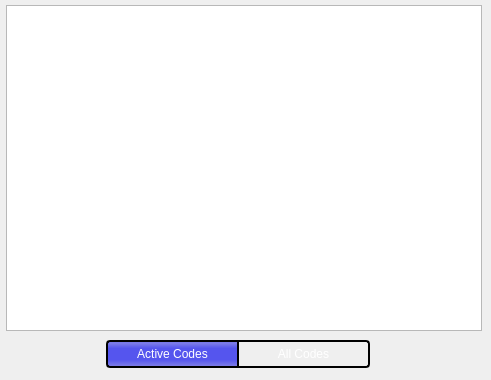
                 <widget class="QWidget" name="page_codes">
                  <widget class="GMCodesTable" name="gmcodestable">
                   <property name="geometry">
                    <rect>
                     <x>6</x>
                     <y>5</y>
                     <width>476</width>
                     <height>326</height>
                    </rect>
                   </property>
                   <property name="selectionMode">
                    <enum>QAbstractItemView::NoSelection</enum>
                   </property>
                   <property name="selectionBehavior">
                    <enum>QAbstractItemView::SelectItems</enum>
                   </property>
                  </widget>
                  <widget class="QWidget" name="codes_display" native="true">
                   <property name="geometry">
                    <rect>
                     <x>100</x>
                     <y>335</y>
                     <width>276</width>
                     <height>36</height>
                    </rect>
                   </property>
                   <property name="styleSheet">
                    <string notr="true">QWidget {
    font: 13pt &quot;bebas kai&quot;;
}</string>
                   </property>
                   <layout class="QHBoxLayout" name="horizontalLayout_31">
                    <property name="spacing">
                     <number>0</number>
                    </property>
                    <property name="leftMargin">
                     <number>6</number>
                    </property>
                    <property name="topMargin">
                     <number>2</number>
                    </property>
                    <property name="rightMargin">
                     <number>6</number>
                    </property>
                    <property name="bottomMargin">
                     <number>2</number>
                    </property>
                    <item>
                     <widget class="QPushButton" name="active_codes">
                      <property name="sizePolicy">
                       <sizepolicy hsizetype="Minimum" vsizetype="Minimum">
                        <horstretch>0</horstretch>
                        <verstretch>0</verstretch>
                       </sizepolicy>
                      </property>
                      <property name="minimumSize">
                       <size>
                        <width>127</width>
                        <height>32</height>
                       </size>
                      </property>
                      <property name="maximumSize">
                       <size>
                        <width>16777215</width>
                        <height>30</height>
                       </size>
                      </property>
                      <property name="focusPolicy">
                       <enum>Qt::NoFocus</enum>
                      </property>
                      <property name="styleSheet">
                       <string notr="true">QPushButton {
    margin-top: 2px;
    margin-bottom: 2px;
    color: white;
    background:  qlineargradient(x1: 0, y1: 0, x2: 0, y2: 1,
                                     stop: 0 #4e4e4e, stop: 1.0 #3a3a3a);
    border-style: solid;
    border-color: black;
    border-top-width: 2px;
    border-bottom-width: 2px;
    border-right-width: 1px;
    border-left-width: 2px;
    min-width: 10ex;
    min-height: 20;
    padding: 2px;
    border-top-left-radius: 4px;
    border-top-right-radius: 0px;
    border-bottom-left-radius: 4px;
    border-bottom-right-radius: 0px;
}

QPushButton:pressed, QPushButton:hover {
    background:  qlineargradient(x1: 0, y1: 0, x2: 0, y2: 1,
                                     stop: 0 #A19E9E, stop: 1.0 #5C5959);
}

QPushButton:checked {
    background:  qlineargradient(spread:pad, x1:0, y1:0, x2:0, y2:1, stop:0 rgba(112, 112, 238, 255), stop:0.121053 rgba(123, 123, 232, 255), stop:0.3 rgba(85, 85, 238, 255), stop:0.694737 rgba(85, 85, 238, 255), stop:0.915789 rgba(123, 123, 232, 255), stop:1 rgba(112, 112, 238, 255))
}</string>
                      </property>
                      <property name="text">
                       <string>Active Codes</string>
                      </property>
                      <property name="checkable">
                       <bool>true</bool>
                      </property>
                      <property name="checked">
                       <bool>true</bool>
                      </property>
                      <property name="autoExclusive">
                       <bool>true</bool>
                      </property>
                      <property name="page" stdset="0">
                       <number>0</number>
                      </property>
                     </widget>
                    </item>
                    <item>
                     <widget class="QPushButton" name="all_codes">
                      <property name="sizePolicy">
                       <sizepolicy hsizetype="Minimum" vsizetype="Preferred">
                        <horstretch>0</horstretch>
                        <verstretch>0</verstretch>
                       </sizepolicy>
                      </property>
                      <property name="minimumSize">
                       <size>
                        <width>127</width>
                        <height>32</height>
                       </size>
                      </property>
                      <property name="maximumSize">
                       <size>
                        <width>16777215</width>
                        <height>30</height>
                       </size>
                      </property>
                      <property name="focusPolicy">
                       <enum>Qt::NoFocus</enum>
                      </property>
                      <property name="styleSheet">
                       <string notr="true">QPushButton {
    margin-top: 2px;
    margin-bottom: 2px;
    color: white;
    background:  qlineargradient(x1: 0, y1: 0, x2: 0, y2: 1,
                                     stop: 0 #4e4e4e, stop: 1.0 #3a3a3a);
    border-style: solid;
    border-color: black;
    border-top-width: 2px;
    border-bottom-width: 2px;
    border-right-width: 2px;
    border-left-width: 1px;
    min-width: 10ex;
    min-height: 20;
    padding: 2px;
    border-top-left-radius: 0px;
    border-top-right-radius: 4px;
    border-bottom-left-radius: 0px;
    border-bottom-right-radius: 4px;
}

QPushButton:pressed, QPushButton:hover {
    background:  qlineargradient(x1: 0, y1: 0, x2: 0, y2: 1,
                                     stop: 0 #A19E9E, stop: 1.0 #5C5959);
}

QPushButton:checked {
    background:  qlineargradient(spread:pad, x1:0, y1:0, x2:0, y2:1, stop:0 rgba(112, 112, 238, 255), stop:0.121053 rgba(123, 123, 232, 255), stop:0.3 rgba(85, 85, 238, 255), stop:0.694737 rgba(85, 85, 238, 255), stop:0.915789 rgba(123, 123, 232, 255), stop:1 rgba(112, 112, 238, 255))
}</string>
                      </property>
                      <property name="text">
                       <string>All Codes</string>
                      </property>
                      <property name="checkable">
                       <bool>true</bool>
                      </property>
                      <property name="autoExclusive">
                       <bool>true</bool>
                      </property>
                      <property name="page" stdset="0">
                       <number>6</number>
                      </property>
                     </widget>
                    </item>
                   </layout>
                  </widget>
                 </widget>
